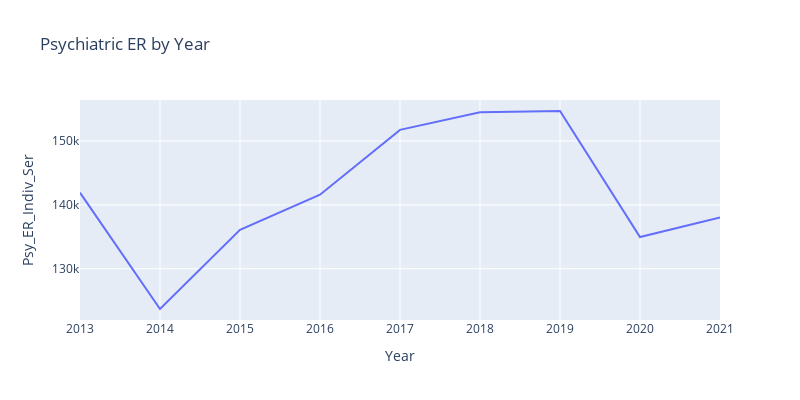

The code cell stored with this chart in its notebook:
### Code cell
df_plot = DA[['Year','Psy_ER_Indiv_Ser']].groupby(['Year']).sum().reset_index()
fig = px.line(df_plot, x="Year", y="Psy_ER_Indiv_Ser", title='Psychiatric ER by Year', width=800, height=400)

fig.show()

### Figure 1 — Plotly figure (JSON) as saved in the notebook; plotly's stock layout.template omitted (floating-point values rounded to 4 significant figures)
{"data": [{"hovertemplate": "Year=%{x}<br>Psy_ER_Indiv_Ser=%{y}<extra></extra>", "legendgroup": "", "line": {"color": "#636efa", "dash": "solid"}, "marker": {"symbol": "circle"}, "mode": "lines", "name": "", "orientation": "v", "showlegend": false, "type": "scatter", "x": [2013, 2014, 2015, 2016, 2017, 2018, 2019, 2020, 2021], "xaxis": "x", "y": [141900.0, 123700.0, 136100.0, 141600.0, 151800.0, 154500.0, 154705, 135000.0, 138000.0], "yaxis": "y"}], "layout": {"height": 400, "legend": {"tracegroupgap": 0}, "title": {"text": "Psychiatric ER by Year"}, "width": 800, "xaxis": {"anchor": "y", "domain": [0, 1], "title": {"text": "Year"}}, "yaxis": {"anchor": "x", "domain": [0, 1], "title": {"text": "Psy_ER_Indiv_Ser"}}}}
